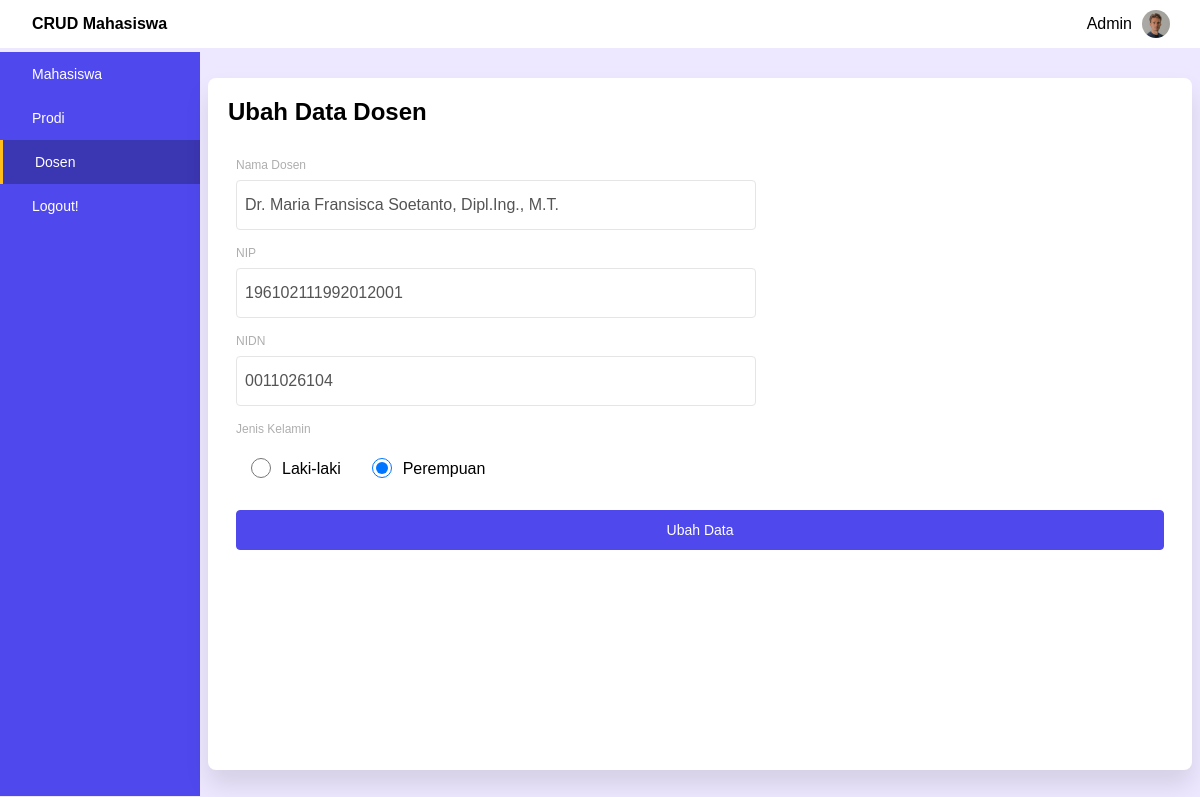
Page /ubahdosen.php?id=3 (signed in) on the committed database.
### tables this page shows
CREATE TABLE `dosen` (
  `id_dosen` int(11) NOT NULL,
  `nama_dosen` varchar(255) NOT NULL,
  `nip` varchar(50) NOT NULL,
  `nidn` varchar(50) NOT NULL,
  `jk` varchar(15) NOT NULL,
  `status` varchar(3) NOT NULL DEFAULT 'on'
);

### ubahdosen.php (the view, shortened to what this page needs)
<?php
require 'function.php';
$id_dosen = $_GET['id'];
$query = "SELECT * FROM dosen WHERE id_dosen=$id_dosen";
$result = $conn->query($query);
$data = $result->fetch();
?>
<!DOCTYPE html>
<html>
<head>
	<link rel="stylesheet" type="text/css" href="css/style.css">
</head>
<body>
	<div class="container">
		<header>
			<h2>CRUD Mahasiswa</h2>
			<div class="profil">
				<p><?= $_SESSION['nama']; ?></p>
				<img src="img/profile.png" alt="foto-profil">
			</div>
		</header>
		<main>
			<nav>
				<div class="mahasiswa">
					<a href="index.php">Mahasiswa</a>
				</div>
				<div class="prodi">
					<a href="prodi.php">Prodi</a>
				</div>
				<div class="dosen active">
					<a href="dosen.php">Dosen</a>
				</div>
				<div class="logout">
					<a href="logout.php">Logout!</a>
				</div>
			</nav>
			<article class="article">
				<h2 class="datamahasiswa">Ubah Data Dosen</h2>
				<form action="" method="post">
					<div class="input">
						<div class="input-group">
							<label for="nama">Nama Dosen</label>
							<input type="text" name="nama" id="nama" required autocomplete="off" value="<?= $data['nama_dosen']; ?>">
						</div>
						<div class="input-group">
							<label for="nip">NIP</label>
							<input type="text" name="nip" id="nip" required autocomplete="off" value="<?= $data['nip']; ?>">
						</div>
						<div class="input-group">
							<label for="nidn">NIDN</label>
							<input type="text" name="nidn" id="nidn" required autocomplete="off" value="<?= $data['nidn']; ?>">
						</div>
						<div class="input-group radio-btn">
							<label>Jenis Kelamin</label>
							<div class="radio-wrapper">
								<input type="radio" name="jk" value="Laki-laki" id="laki" class="radio" <?= (isset($laki)) ? 'checked' : '' ?>>
								<label for="laki">Laki-laki</label>
								<input type="radio" name="jk" value="Perempuan" id="perempuan" class="radio" <?= (isset($laki)) ? '' : 'checked' ?>>
								<label for="perempuan">Perempuan</label>
							</div>
						</div>
						<button type="submit" name="btn-ubah">Ubah Data</button>
					</div>
				</form>
			</article>
		</main>
	</div>
</body>
</html>

### css/style.css (style rules this page uses)
* { margin: 0; padding: 0; box-sizing: border-box; text-decoration: none; }
body { font-family: sans-serif; }
.container { height: 100vh; width: 100vw; display: flex; background-color: #EDE7FF; flex-wrap: wrap; }
header { width: 100%; height: 48px; background-color: #fff; display: flex; justify-content: space-between; align-items: center; padding-left: 32px; padding-right: 20px; }
header h2 { font-size: 16px; font-weight: 600; }
.profil { display: flex; height: 100%; align-items: center; }
.profil img { width: 28px; height: 28px; border-radius: 50%; margin: 10px; }
main { width: 100%; height: 93%; display: flex; }
main nav { width: 200px; background-color: #4F48ED; height: 100%; display: flex; flex-direction: column; color: white; }
main nav div { height: 44px; width: 100%; display: flex; align-items: center; padding-left: 32px; font-size: 14px; font-weight: 520; }
main nav .active { background-color: #3B36B2; }
main nav .active::before { content: ''; position: relative; left: -32px; height: 100%; width: 3px; background-color: #FFBE1A; }
main nav div a { text-decoration: none; color: inherit; width: 100%; }
.article { margin: auto; width: 82%; height: 93%; background-color: #fff; border-radius: 8px; padding: 20px; box-shadow: 0 15px 25px rgba(0, 0, 0, 0.1); }
.input { margin-top: 24px; font-size: 12px; color: #AEAEAE; display: flex; flex-wrap: wrap; justify-content: space-between; }
.input input, .input select { height: 50px; width: 520px; margin-top: 8px; font-size: 16px; color: #545454; padding-left: 8px; border: 1.2px solid #E5E5E5; border-radius: 4px; }
.article .input-group .radio-wrapper { height: 50px; width: 520px; display: flex; align-items: center; padding-top: 5px; }
.input-group { display: flex; flex-direction: column; margin: 8px; }
.article .input button { background-color: #4F48ED; color: #fff; width: 100%; border: 1.2px solid #4F48ED; border-radius: 4px; height: 40px; font-size: 14px; margin: 16px 8px; cursor: pointer; }
.article .input-group .radio { height: 20px; width: 50px; }
.article .input-group.radio-btn label:nth-child(2), .article .input-group.radio-btn label:last-child { font-size: 16px; color: #000; margin-top: 11px; margin-left: -4px; }
.article .input-group.radio-btn div .radio:nth-child(3) { margin-left: 16px; }

### rows in the picture
dosen: nama "Dr. Maria Fransisca Soetanto, Dipl.Ing., M.T.", nip "196102111992012001", nidn "0011026104"

### other values in the picture
$_SESSION['nama'] "Admin"
